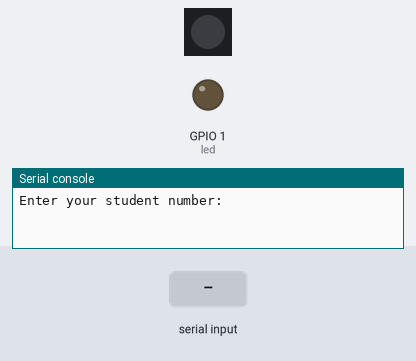
This program was run on a simulated ESP32 board running MicroPython. Shown: 1 RGB LEDs in strip order, left to right, output pins drawn as LEDs (lit = HIGH), the last lines printed to the serial console. Inputs (shaded band) come from the test bench. At 12.0 s the program stops and its outputs stay as they are.

Above: at 1.2 s.
1.3 s: "5" typed at the serial console, then Enter
At 1.7 s:
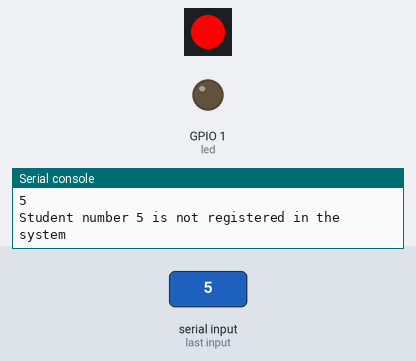
4.3 s: "0" typed at the serial console, then Enter
At 7.9 s:
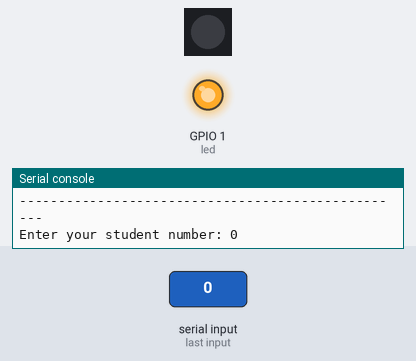
Timing chart, 0 to 13.5 s (numbered marks = the images above; inputs shaded):
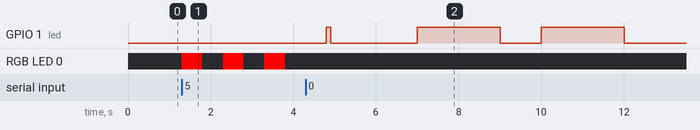

Measured:
- after the input at 1.3 s, RGB LED 0: alternates RGB(255, 0, 0) for 0.50 s and off for 0.50 s, starting at once

The program:

registration.py
```python
import time
import machine
import neopixel

student_register ={}

student_register[202302826] = "Joven"
student_register[202302827] = "John Rey"
student_register[202302828] = "Anjun"
student_register[202302829] = "RJ"

led = machine.Pin(1, machine.Pin.OUT)

RGB_PIN = 38
np = neopixel.NeoPixel(machine.Pin(RGB_PIN), 1)

try:

    while True:

        search_id = int(input("Enter your student number: "))

        if search_id == 0:
           led.value(1)
           time.sleep(2)
           led.value(0)
           time.sleep(1)
           led.value(1)
           time.sleep(2)
           print("The system is going off, Thank you!")
           led.value(0)
           break

        elif search_id == 1234:
           print("--- STUDENT REGISTER ---")
           for std_id, name in student_register.items():
                print("ID: ", std_id, "Name: ", name)
                np[0] = (255, 0, 0)
                np.write()
                time.sleep(1)
                np[0] = (0, 0, 0)
                np.write()


        elif search_id in student_register:
            student_name = student_register[search_id]
            print("The name of student under", search_id, "is", student_name)

            np[0] = (255, 0, 0)
            np.write()
            time.sleep(0.1)

            np[0] = (255, 255, 0)
            np.write()
            time.sleep(0.1)

            np[0] = (255, 255, 0)
            np.write()
            time.sleep(0.1)

            np[0] = (0, 255, 0)
            np.write()
            time.sleep(0.1)

            np[0] = (0, 0, 255)
            np.write()
            time.sleep(0.1)

            np[0] = (255, 0, 255)
            np.write()
            time.sleep(0.1)

            np[0] = (255, 0, 255)
            np.write()
            time.sleep(0.1)

            led.value(1)  # Turn ON
            time.sleep(0.1)
            led.value(0)  # Turn OFF
            time.sleep(0.1)
        else:
            print("Student number", search_id, "is not registered in the system")
            np[0] = (255, 0, 0)
            np.write()
            time.sleep(0.5)

            np[0] = (0, 0, 0)
            np.write()
            time.sleep(0.5)

            np[0] = (255, 0, 0)
            np.write()
            time.sleep(0.5)

            np[0] = (0, 0, 0)
            np.write()
            time.sleep(0.5)

            np[0] = (255, 0, 0)
            np.write()
            time.sleep(0.5)

            np[0] = (0, 0, 0)
            np.write()
            time.sleep(0.5)

            np[0] = (0, 0, 0)
            np.write()
            time.sleep(0.5)

            led.value(1)  # Turn ON
            time.sleep(0.1)
            led.value(0)  # Turn OFF
            time.sleep(0.1)
        print("-" * 50)
        time.sleep(2)

except KeyboardInterrupt:
    led.value(0)
```
